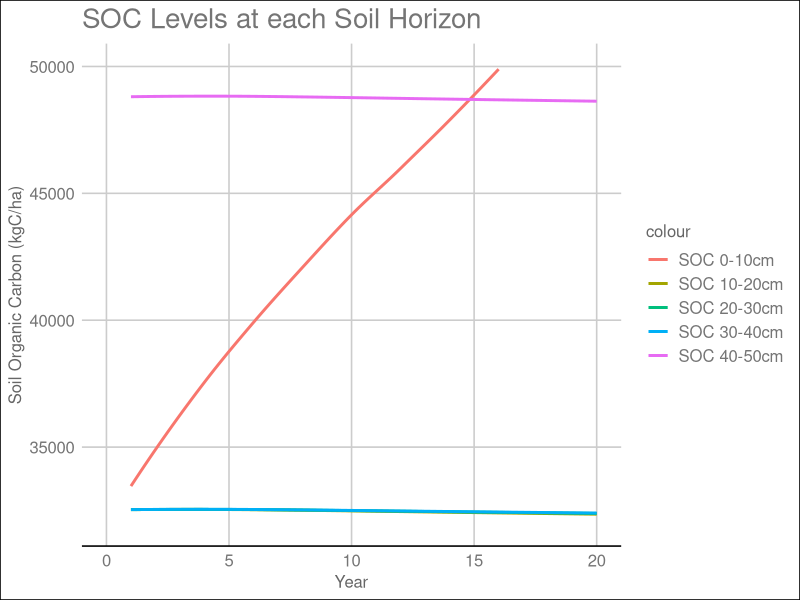
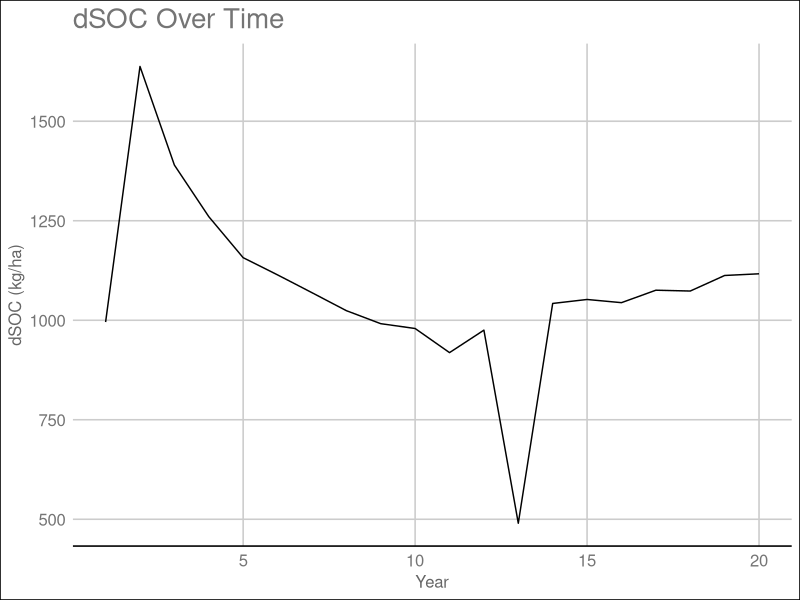
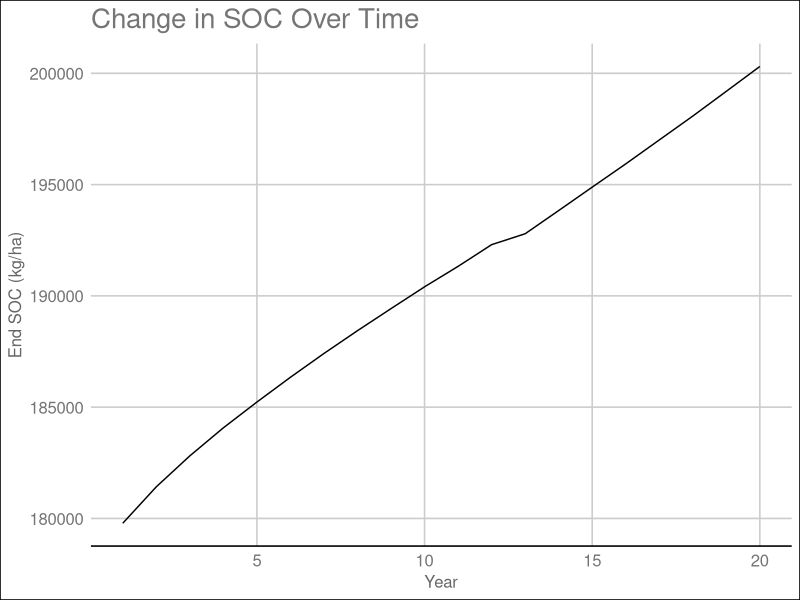
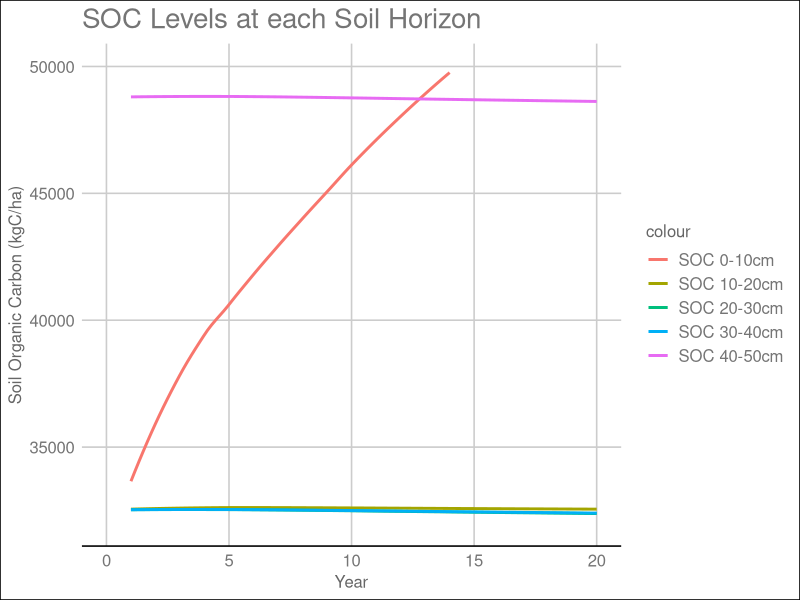
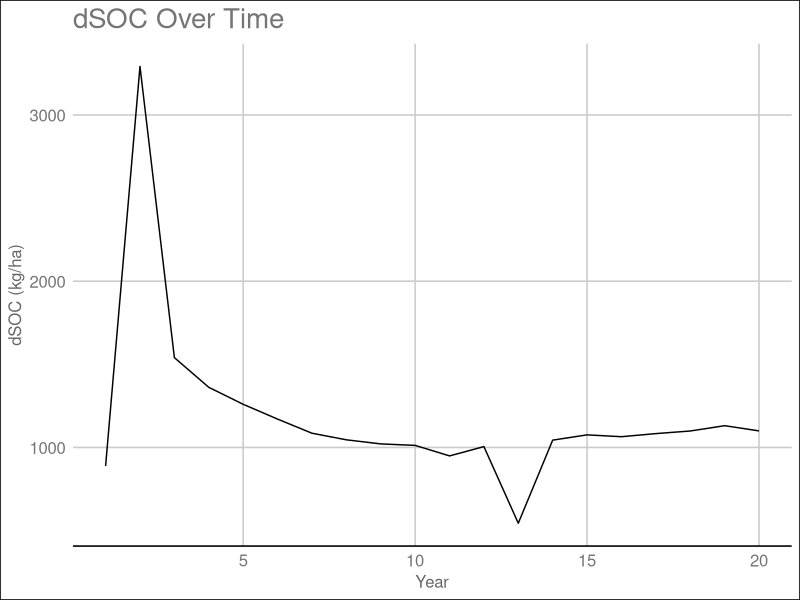
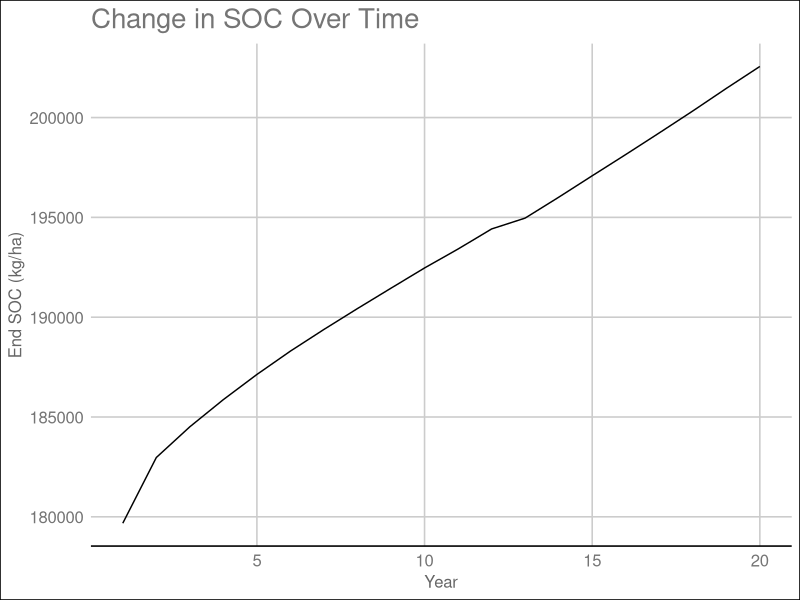
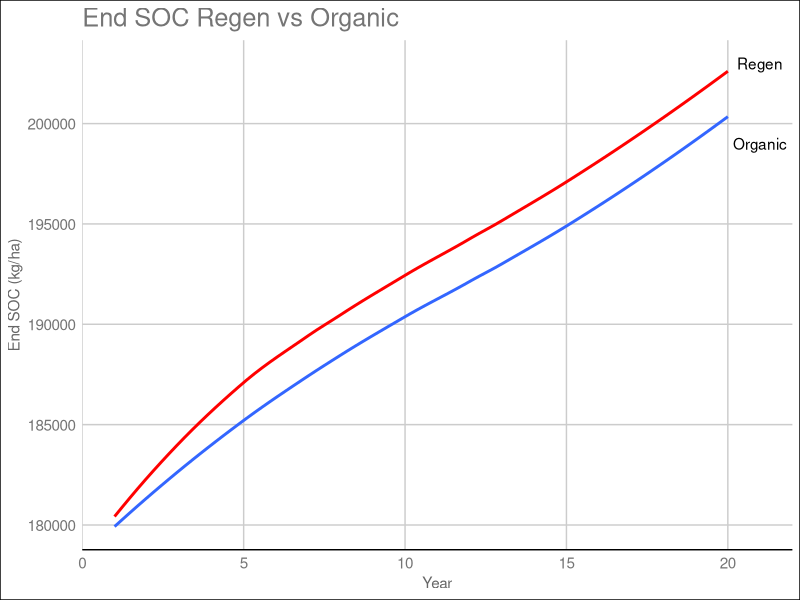

Generate these figures, in order, with R:
## ---- chunk 1
knitr::opts_chunk$set(echo = TRUE)
## ---- chunk 2
library(tidyverse)
library(ggthemes)

organic = read_csv("mango_summ_org.csv")


org_simple = organic %>% 
  select(Year, `SOC_0-10cm`, `SOC_10-20cm`, `SOC_20-30cm`, `SOC_30-40cm`, `SOC_40-50cm`, End_SOC, dSOC)


## ---- chunk 3
# Plotting SOC at each soil horizon
organic_horizon = ggplot()+
  geom_smooth(data = org_simple, aes(x = Year, y = `SOC_0-10cm`, color = "SOC 0-10cm"), size = 1, span = 0.7, se = FALSE)+
  geom_smooth(data = org_simple, aes(x = Year, y = `SOC_10-20cm`, color = "SOC 10-20cm"), size = 1, span = 0.7, se=FALSE)+
  geom_smooth(data = org_simple, aes(x = Year, y = `SOC_20-30cm`, color = "SOC 20-30cm"), size = 1, span = 0.7, se=FALSE)+
  geom_smooth(data = org_simple, aes(x = Year, y = `SOC_30-40cm`, color = "SOC 30-40cm"), size = 1, span = 0.7, se=FALSE)+
  geom_smooth(data = org_simple, aes(x = Year, y = `SOC_40-50cm`, color = "SOC 40-50cm"), size = 1, span = 0.7, se=FALSE)+
  xlim(0,20)+
  ylim(32000, 50000)+
  labs(x = "Year", y = "Soil Organic Carbon (kgC/ha)", title = "SOC Levels at each Soil Horizon")+
  theme_gdocs()
  
organic_horizon

# Plotting dSOC over 20 years

organic_dsoc = ggplot(org_simple, aes(x = Year, y = dSOC))+
  geom_line()+
  labs(x = "Year", y = "dSOC (kg/ha)", title = "dSOC Over Time")+
  theme_gdocs()

organic_dsoc

organic_endsoc = ggplot(org_simple, aes(x = Year, y = End_SOC))+
  geom_line()+
  labs(x = "Year", y = "End SOC (kg/ha)", title = "Change in SOC Over Time")+
  theme_gdocs()

organic_endsoc

## ---- chunk 4

regen = read_csv("mango_summ_regen.csv")


regen_simple = regen %>% 
  select(Year, `SOC_0-10cm`, `SOC_10-20cm`, `SOC_20-30cm`, `SOC_30-40cm`, `SOC_40-50cm`, End_SOC, dSOC)

## ---- chunk 5

regen_horizon = ggplot()+
  geom_smooth(data = regen_simple, aes(x = Year, y = `SOC_0-10cm`, color = "SOC 0-10cm"), size = 1, span = 0.7, se = FALSE)+
  geom_smooth(data = regen_simple, aes(x = Year, y = `SOC_10-20cm`, color = "SOC 10-20cm"), size = 1, span = 0.7, se=FALSE)+
  geom_smooth(data = regen_simple, aes(x = Year, y = `SOC_20-30cm`, color = "SOC 20-30cm"), size = 1, span = 0.7, se=FALSE)+
  geom_smooth(data = regen_simple, aes(x = Year, y = `SOC_30-40cm`, color = "SOC 30-40cm"), size = 1, span = 0.7, se=FALSE)+
  geom_smooth(data = regen_simple, aes(x = Year, y = `SOC_40-50cm`, color = "SOC 40-50cm"), size = 1, span = 0.7, se=FALSE)+
  xlim(0,20)+
  ylim(32000, 50000)+
  labs(x = "Year", y = "Soil Organic Carbon (kgC/ha)", title = "SOC Levels at each Soil Horizon")+
  theme_gdocs()

regen_horizon

regen_dsoc = ggplot(regen_simple, aes(x = Year, y = dSOC))+
  geom_line()+
  labs(x = "Year", y = "dSOC (kg/ha)", title = "dSOC Over Time")+
  theme_gdocs()
regen_dsoc


regen_endsoc = ggplot(regen_simple, aes(x = Year, y = End_SOC))+
  geom_line()+
  labs(x = "Year", y = "End SOC (kg/ha)", title = "Change in SOC Over Time")+
  theme_gdocs()

regen_endsoc

## ---- chunk 6
# regen v organic

#EndSOC


endsoc = ggplot()+
  geom_smooth(data = org_simple, aes(x = Year, y = End_SOC), size = 1, span=0.7, se=FALSE)+
  geom_text(aes(x=21, y=199000, label = "Organic"))+
  geom_smooth(data = regen_simple, aes(x = Year, y = End_SOC), color = "red", size = 1, span=0.7, se=FALSE)+
  geom_text(aes(x=21, y=203000, label = "Regen"))+
  labs(x = "Year", y = "End SOC (kg/ha)", title = "End SOC Regen vs Organic")+
  scale_color_discrete(name = "Legend", labels = c("Organic", "Regen"))+
  theme_gdocs(base_size=11)

endsoc
